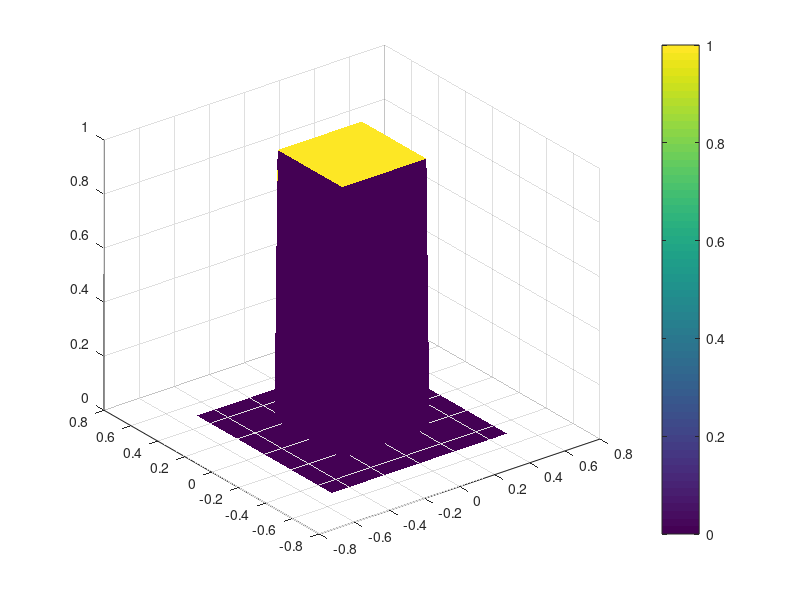

MATLAB code for this plot: (Note: this script raises an error after producing the figure.)
% 2D Heat Equation Simulation

clear; clc;
L = 1; W = 1; T = 0.05;

h = 0.01; r = 1/4; dt = r*h^2;

% Setting Boundary Conditions
x = -L/2:h:L/2;
y = -W/2:h:W/2;
t = 0:dt:T;

[X,Y] = meshgrid(x,y);

% Preallocate varaible for solution
u = zeros(length(y),length(x),length(t));

% Rectangular
ind = abs(X) < 0.25 & abs(Y) < 0.25;

u(:,:,1) = ind + u(:,:,1);

BC = "NBC"; 

s1 = surf(x,y,u(:,:,1));
shading flat
view(3)
colorbar
t1 = title({"Boundary Condition: " + upper(BC);...
    "\alpha \ t = 0"});
zlim([0 1])
clim([0 1])

%% Loop over time steps
for p = 1:length(t)-1
    for i = 2:length(y)-1
        for j = 2:length(x)-1
            u(i,j,p+1) = (1-4*r)*u(i,j,p) + r*u(i-1,j,p) + r*u(i+1,j,p) + r*u(i,j-1,p) + r*u(i,j+1,p);
        end
    end
   
    % Insert NBC
    if upper(BC) == "NBC"
        % sides
        u(:,1,1:end) = u(:,2,:);
        u(:,length(x),1:end) = u(:,length(x)-1,:);
        u(1,:,1:end) = u(2,:,:);
        u(length(y),:,1:end) = u(length(y)-1,:,:);

        % corners
        u(1,1,1:end) = u(1,1,:);
        u(1,length(x),1:end) = u(1,length(x),:);
        u(length(y),1,1:end) = u(length(y),1,:);
        u(length(y),length(x),1:end) = u(length(y),length(x),:);

    end

    if mod(p,0.001*T/dt) == 0
        s1.ZData = u(:,:,p);
        t1.String = {"Boundary Condition: " + upper(BC);...
            "\alpha\itt = " + compose("%5.3f",t(p))};
        drawnow
    end
end

% Plots last calculation
s1.ZData = u(:,:,end);
t1.String = {"Boundary Condition: " + upper(BC);...
    "\alpha\itt = " + compose("%5.3f",t(end))};
